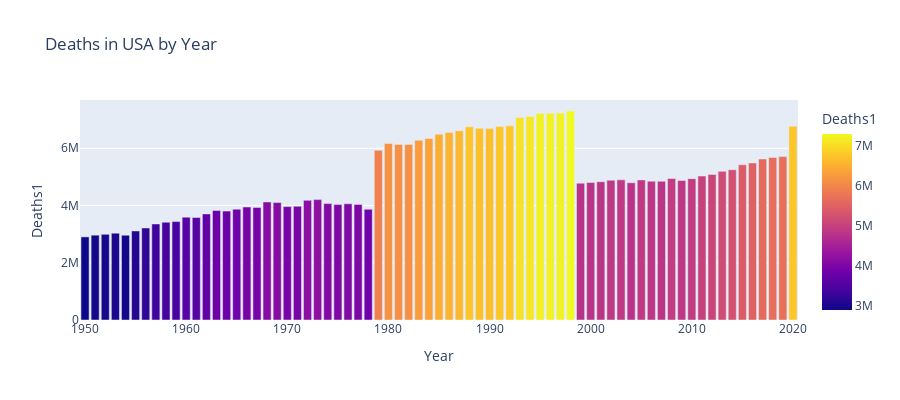

The code cell stored with this chart in its notebook:
### Markdown cell above
# Deaths in USA by Year

### Code cell
fig3 = px.bar(USA_DeathsPDF, x='Year', y='Deaths1',
             hover_data=['Year', 'Deaths1'], color='Deaths1',title="Deaths in USA by Year",
             labels={'pop':'population of Canada'}, height=400)
fig3.show()
